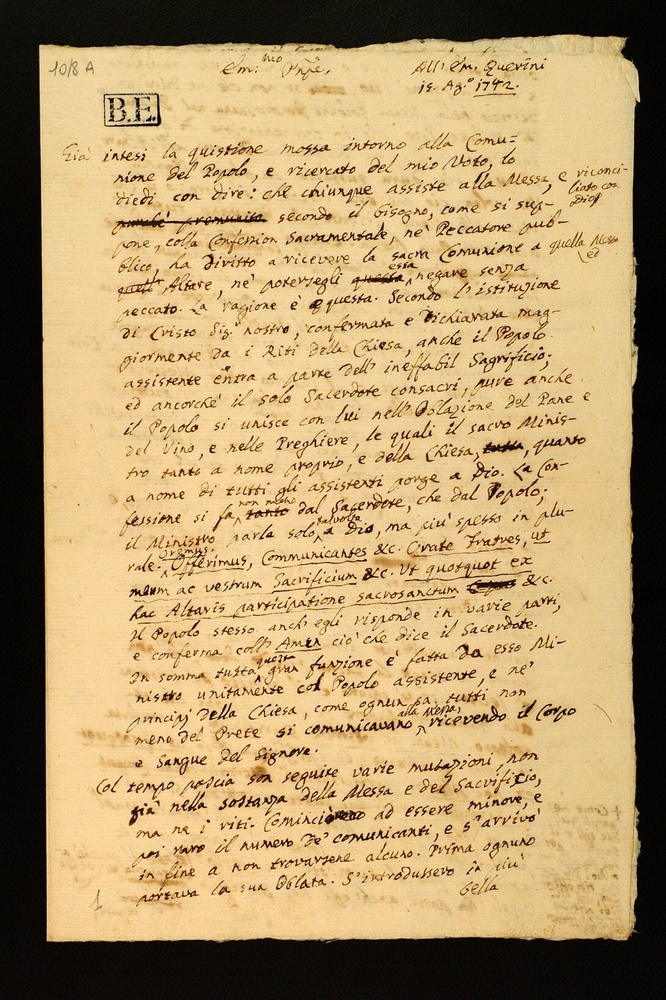
#> input picture original.jpg, 666 x 1000 px, shrunk from 1090 x 1637 before the run, found by its file name
$ python 'circle Transform.py'
#> lines starting #> are read from the running program, lines starting #| are printed output that depends on the picture
import cv2
import numpy as np
import matplotlib.pyplot as plt

# Load an image
image = cv2.imread('original.jpg', cv2.IMREAD_GRAYSCALE)
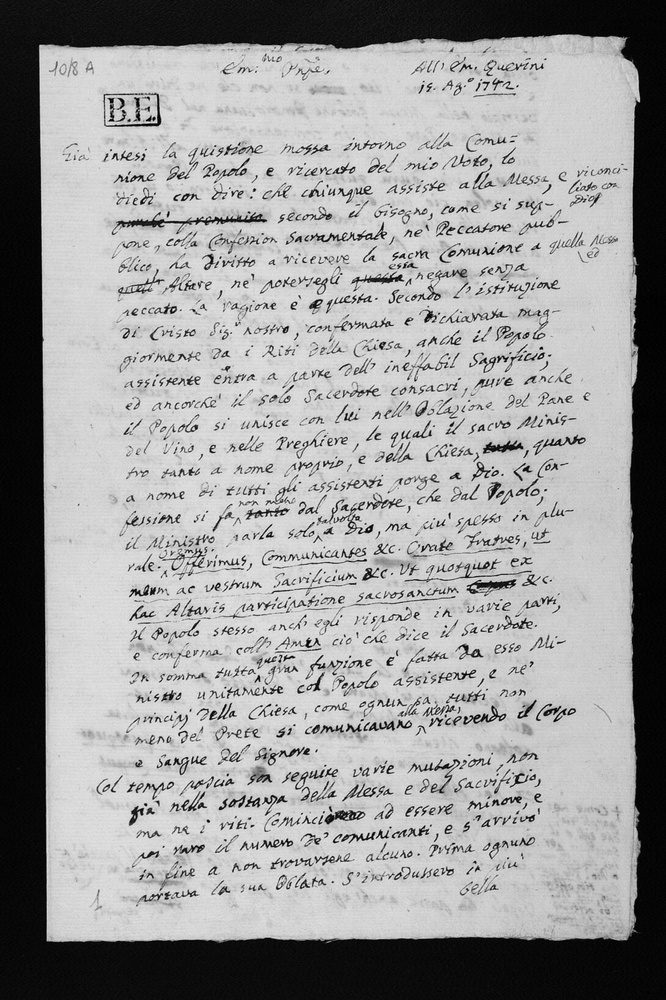
#> image: shape (1000, 666); min 0, max 248, mean 155.4

# Apply Gaussian blur to reduce noise (optional but recommended)
blurred = cv2.GaussianBlur(image, (9, 9), 2)
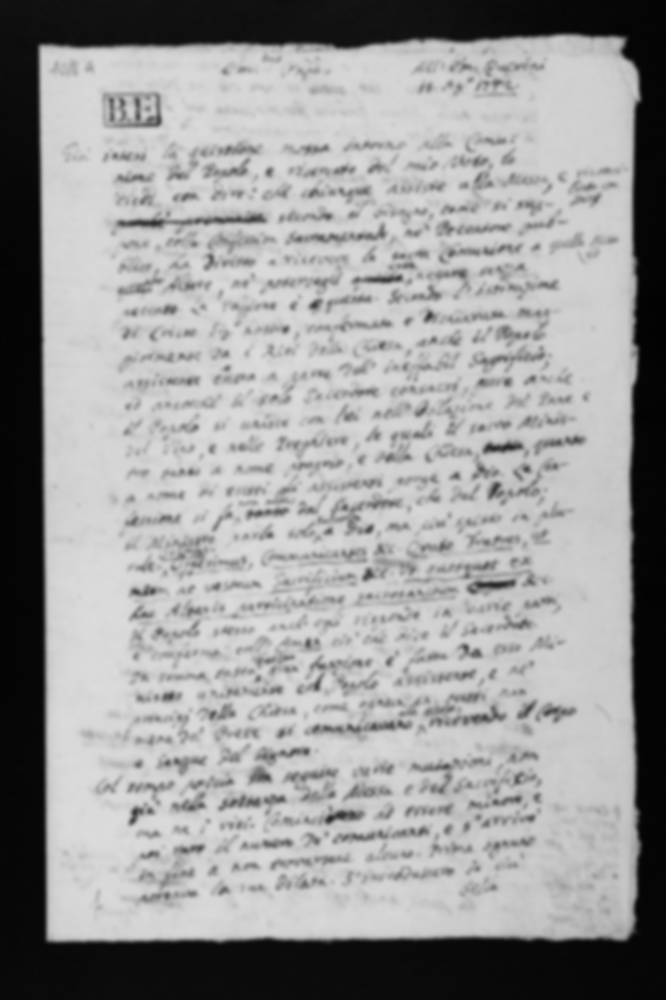
#> blurred: shape (1000, 666); min 2, max 220, mean 155.4

# Apply Hough Circle Transform
circles = cv2.HoughCircles(
    blurred,
    cv2.HOUGH_GRADIENT, dp=10, minDist=20, param1=50, param2=30, minRadius=5, maxRadius=100)
#> circles = 465 rows, first 8: [235, 625, 94], [425, 545, 94], [255, 515, 94], [435, 485, 94], [405, 275, 94], [265, 705, 94], [335, 695, 94], [345, 465, 94]

# Draw detected circles on the original image
if circles is not None:
    circles = np.uint16(np.around(circles))
    for circle in circles[0, :]:
        center = (circle[0], circle[1])
        radius = circle[2]
        cv2.circle(image, center, radius, (0, 255, 0), 2)
#> this loop made 465 passes
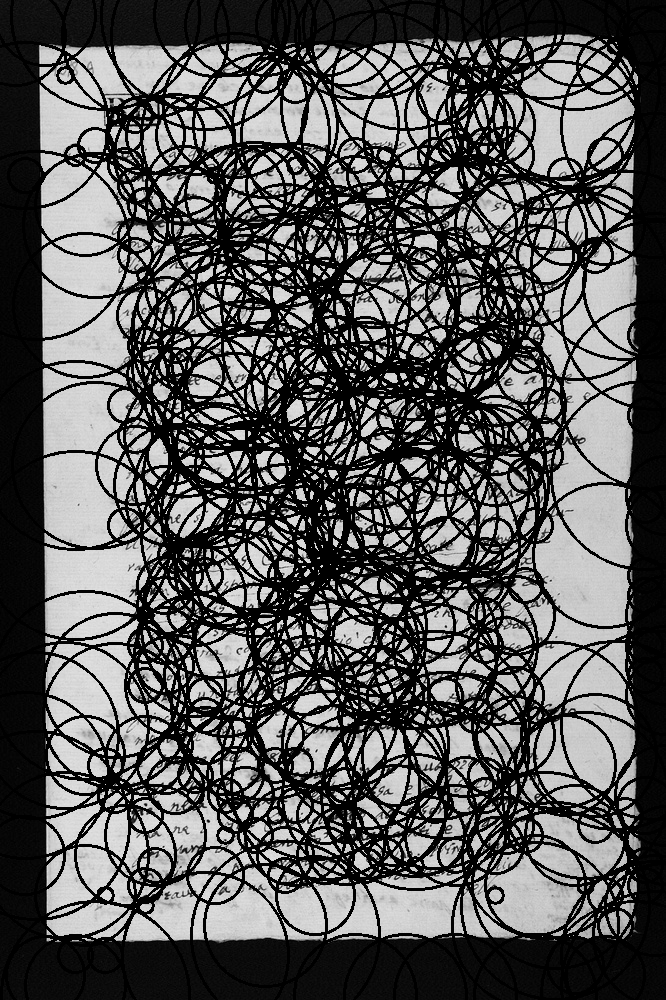
#> image: shape (1000, 666); min 0, max 247, mean 90.5

# Display the result
# cv2.imshow('Hough Circles', image)
# cv2.waitKey(0)
# cv2.destroyAllWindows()

display = [image, image]
label = ['Original Image', 'Bilateral Filter']

fig = plt.figure(figsize=(12, 10))

for i in range(len(display)):
    fig.add_subplot(1, 2, i+1)
    plt.imshow(cv2.cvtColor(display[i], cv2.COLOR_BGR2RGB))  # Convert BGR to RGB for matplotlib
    plt.title(label[i])
#> this loop made 2 passes

plt.show()
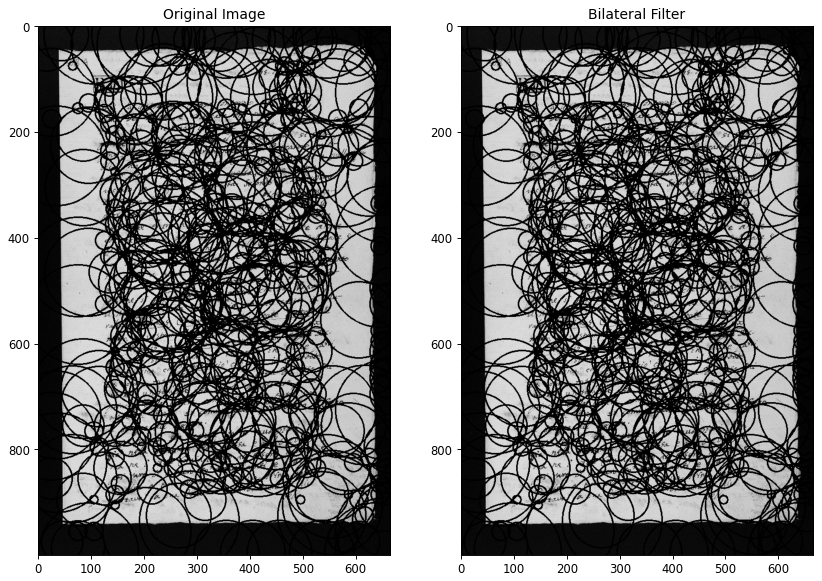
#> figure drawn by matplotlib, 2 panels

$ run again, with 089_4270.jpg copied over original.jpg
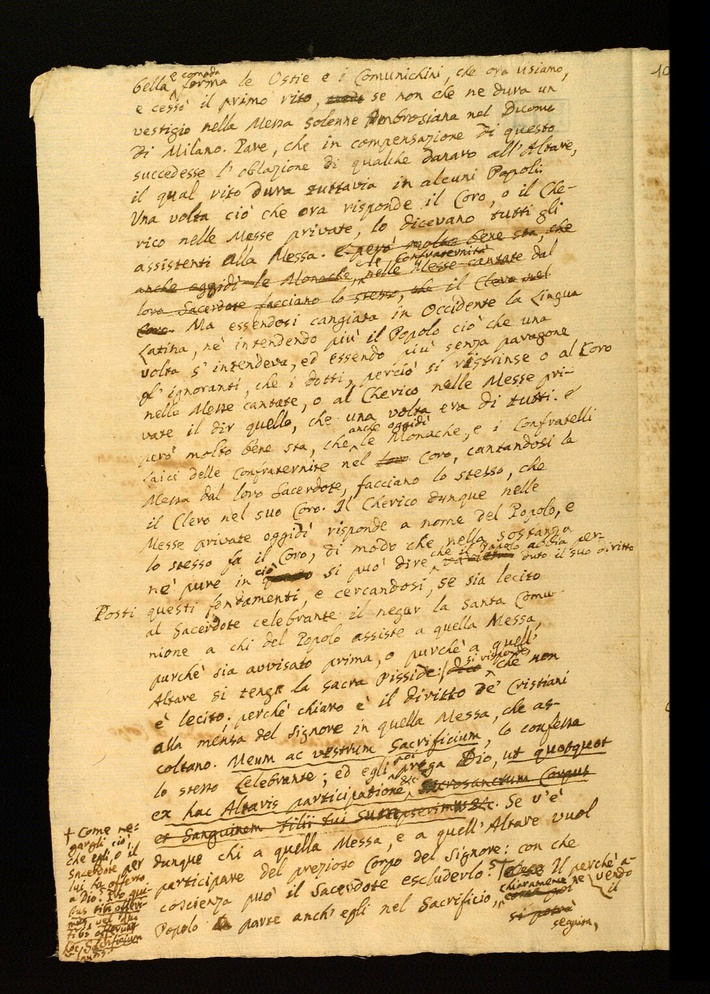
#> input picture 089_4270.jpg, 710 x 994 px, shrunk from 1090 x 1525 before the run, found by its file name
#> `blurred = cv2.GaussianBlur(image, (9, 9), 2)`:
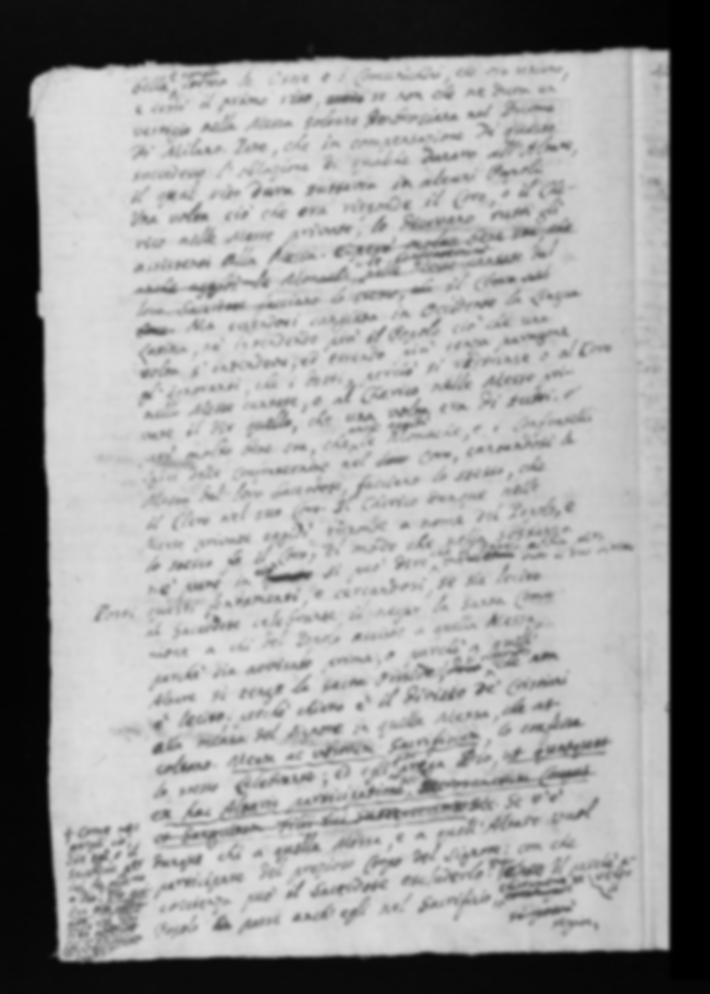
#> blurred: shape (994, 710); min 0, max 223, mean 154.8
#> circles = 480 rows, first 8: [425, 315, 94], [425, 335, 94], [355, 685, 94], [435, 465, 94], [405, 335, 94], [445, 335, 94], [355, 665, 94], [385, 685, 94]
#> the loop `for circle in circles[0, :]:` made 480 passes
#> the loop `for i in range(len(display)):` made 2 passes
#> `plt.show()`:
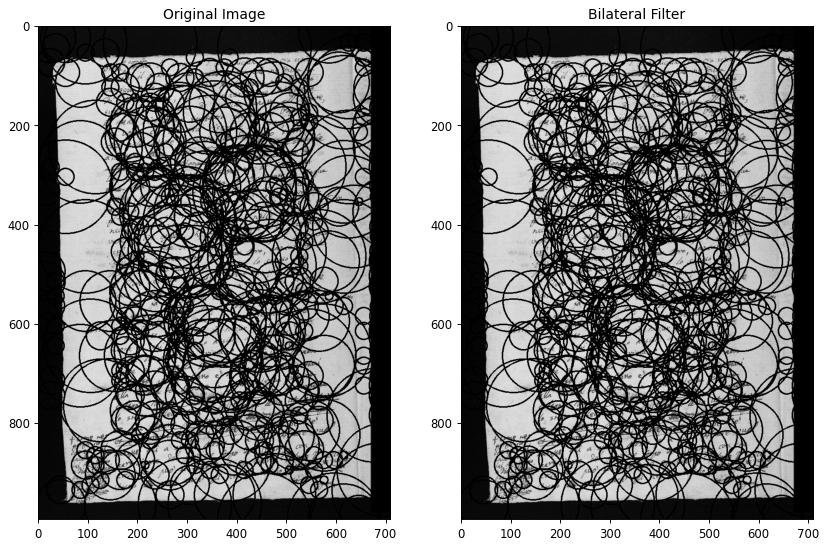
#> figure drawn by matplotlib, 2 panels

$ run again, with 089_4271.jpg copied over original.jpg
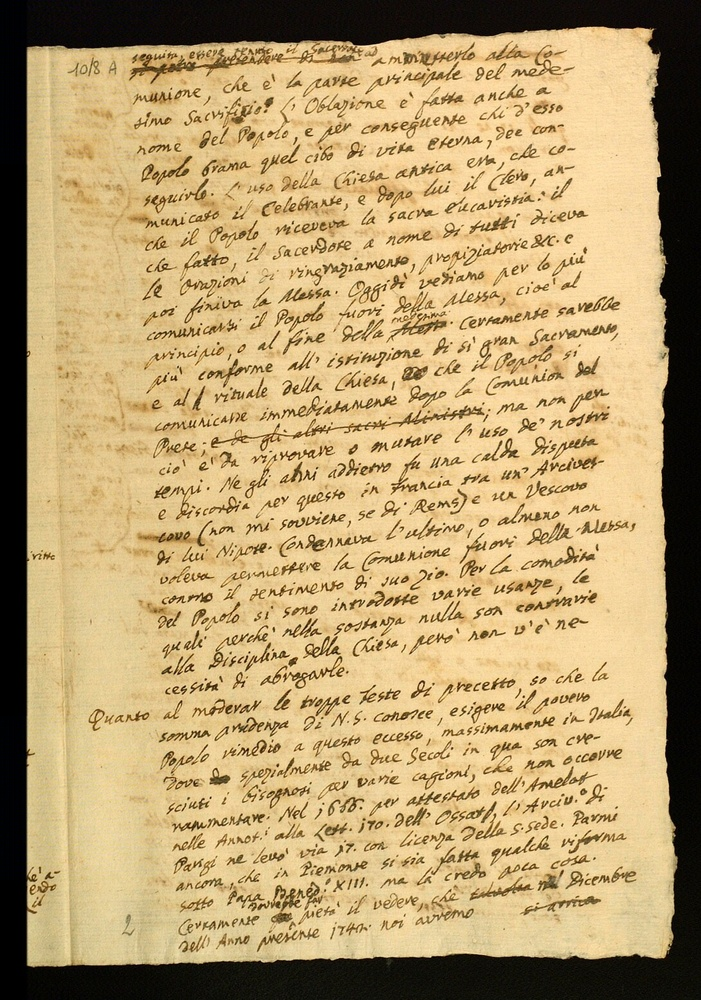
#> input picture 089_4271.jpg, 701 x 1000 px, shrunk from 1090 x 1556 before the run, found by its file name
#> `blurred = cv2.GaussianBlur(image, (9, 9), 2)`:
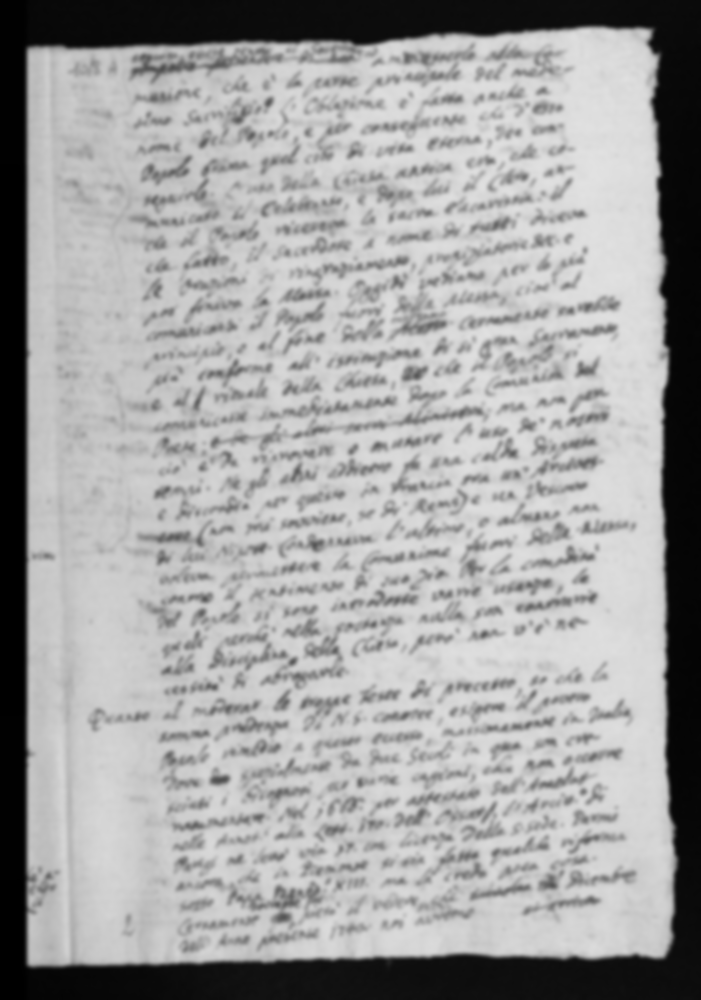
#> blurred: shape (1000, 701); min 0, max 225, mean 161.7
#> circles = 551 rows, first 8: [305, 295, 94], [285, 325, 94], [375, 835, 94], [355, 605, 94], [235, 145, 94], [415, 805, 94], [335, 795, 94], [275, 345, 94]
#> the loop `for circle in circles[0, :]:` made 551 passes
#> the loop `for i in range(len(display)):` made 2 passes
#> `plt.show()`:
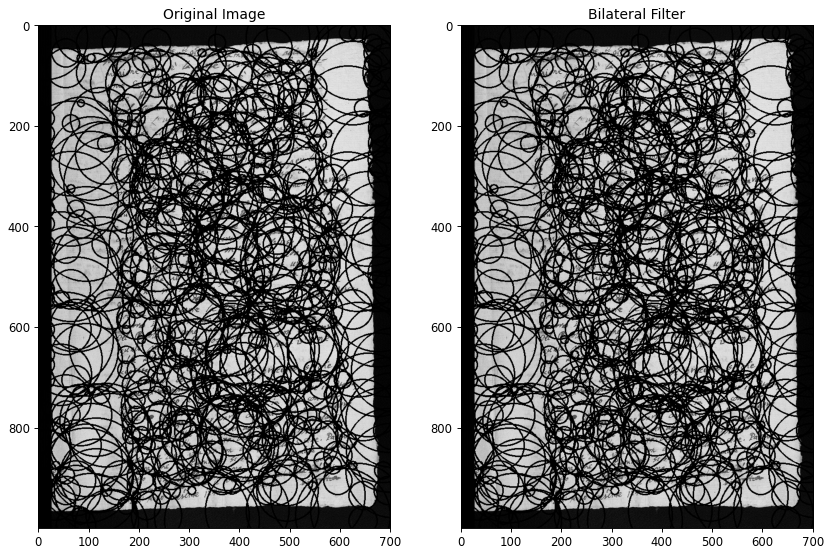
#> figure drawn by matplotlib, 2 panels

$ run again, with first_image.jpg copied over original.jpg
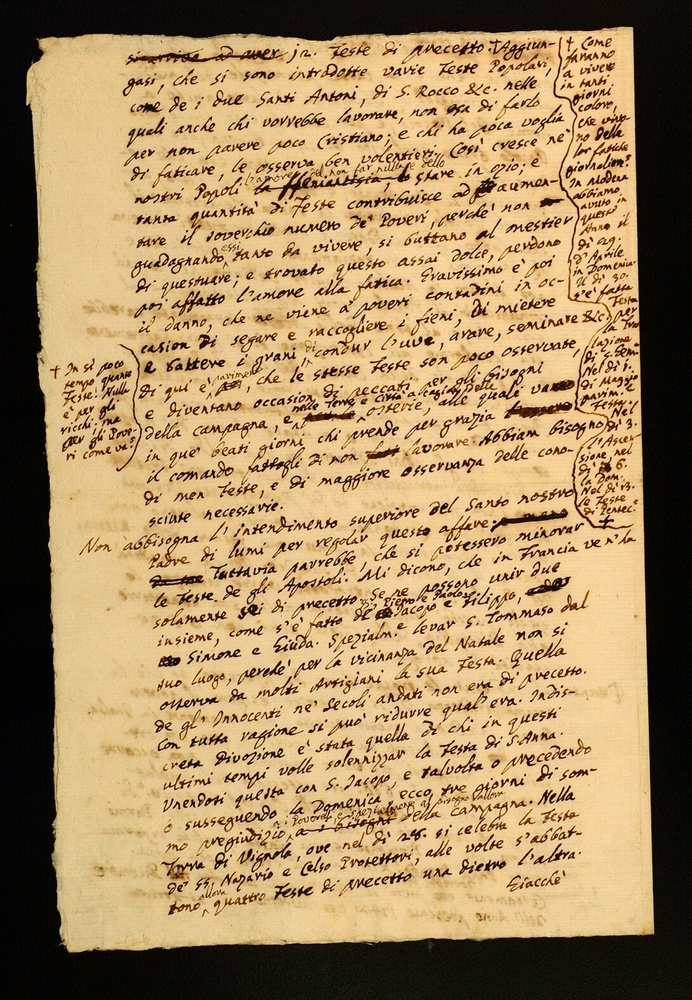
#> input picture first_image.jpg, 692 x 1000 px, shrunk from 1090 x 1575 before the run, found by its file name
#> `blurred = cv2.GaussianBlur(image, (9, 9), 2)`:
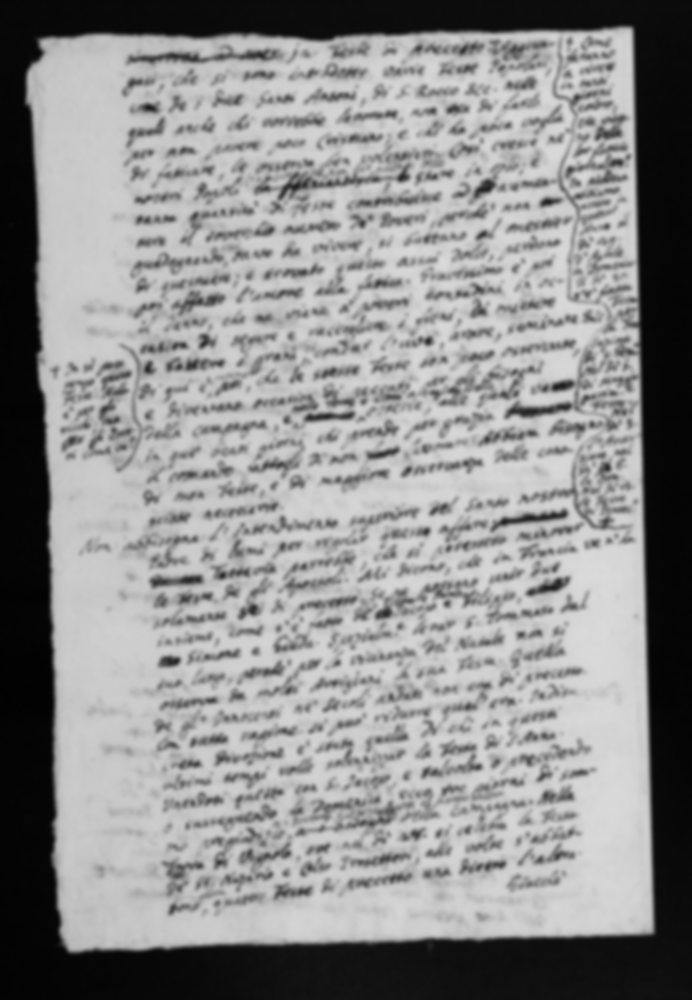
#> blurred: shape (1000, 692); min 1, max 218, mean 142.3
#> circles = 474 rows, first 8: [515, 465, 94], [535, 365, 94], [525, 215, 94], [535, 295, 94], [505, 155, 94], [415, 745, 94], [535, 345, 94], [395, 315, 94]
#> the loop `for circle in circles[0, :]:` made 474 passes
#> the loop `for i in range(len(display)):` made 2 passes
#> `plt.show()`:
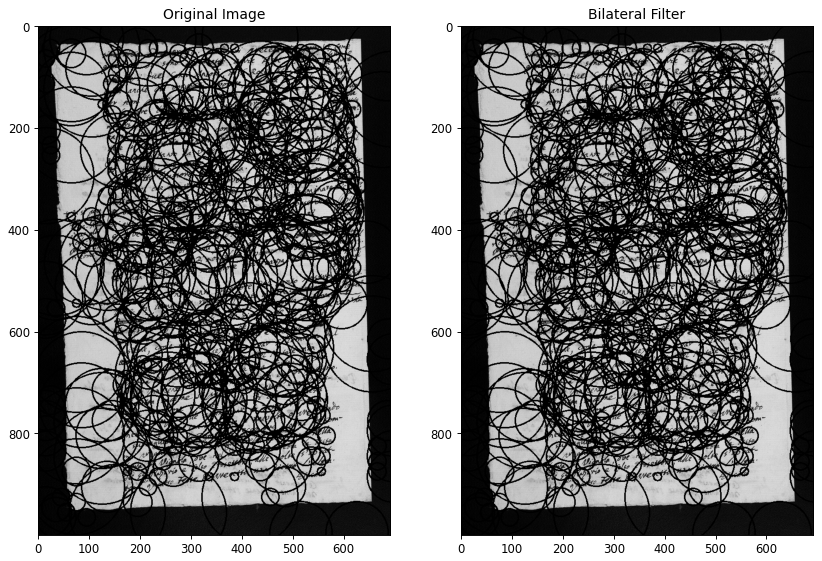
#> figure drawn by matplotlib, 2 panels
